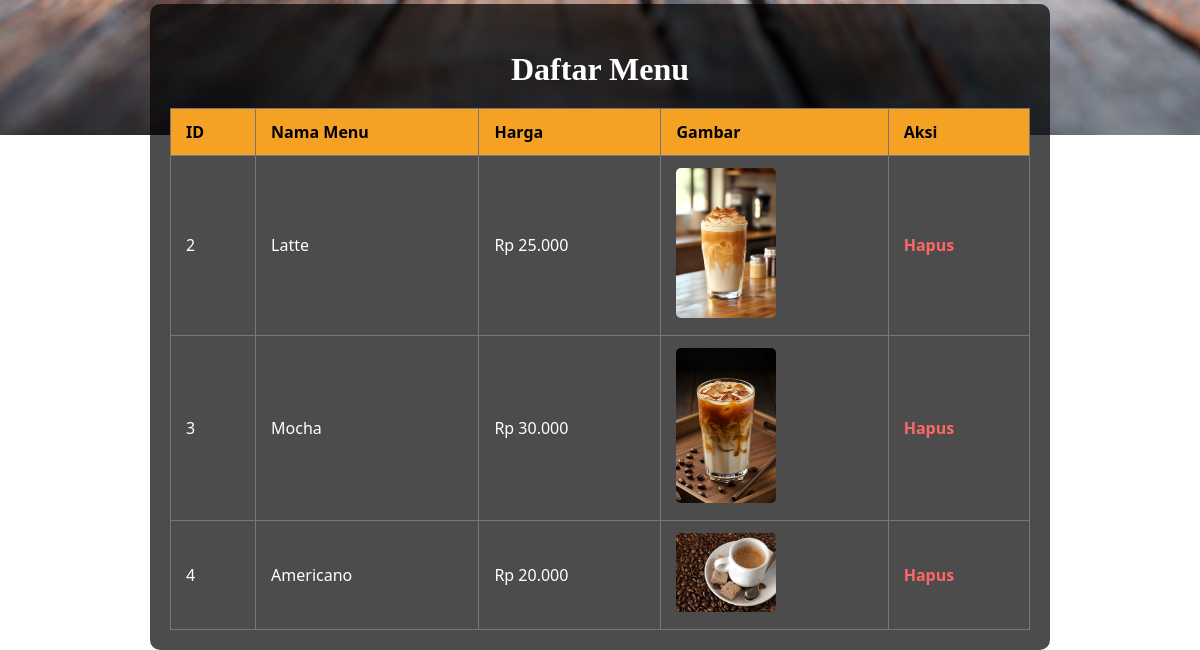
The app's page /admin/add_menu.php (signed in, lower part), older data.
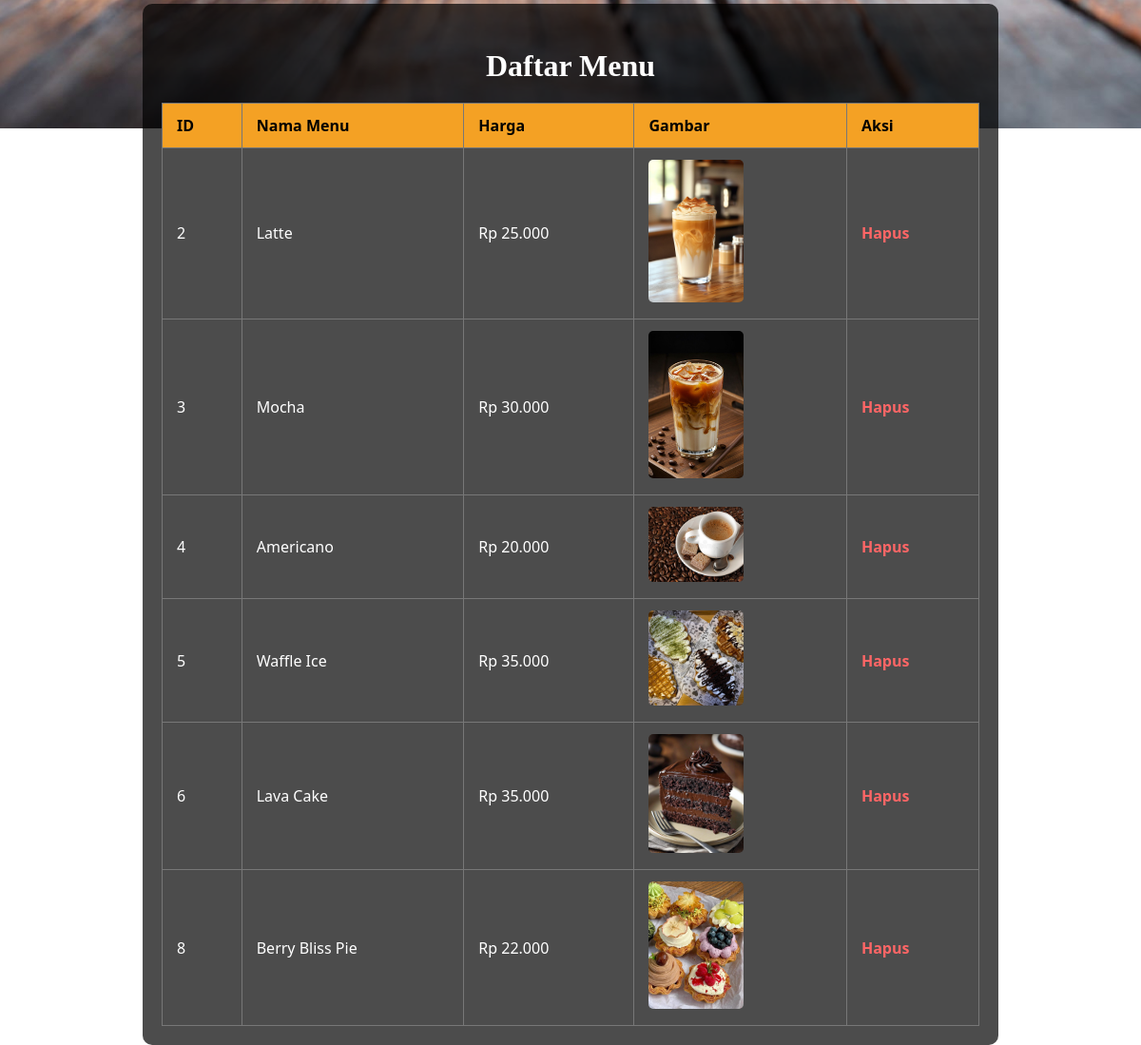
The same page, newer data.
### tables this page shows
CREATE TABLE `menu` (
  `id` int(11) NOT NULL,
  `name` varchar(100) NOT NULL,
  `price` decimal(10,2) NOT NULL,
  `created_at` timestamp NOT NULL DEFAULT current_timestamp(),
  `image` varchar(255) DEFAULT NULL
);

### admin/add_menu.php (the view, shortened to what this page needs)
<?php
require '../php/config.php';
$stmt = $pdo->query("SELECT * FROM menu ORDER BY id ASC");
$menus = $stmt->fetchAll(PDO::FETCH_ASSOC);
?>
<!DOCTYPE html>
<html lang="en">
<head>
    <link rel="stylesheet" href="../css/add_menu_style.css">
    <link rel="stylesheet" href="../css/admin_style.css">
</head>
<body>
    <div class="menu-list">
        <h2>Daftar Menu</h2>
        <table>
            <tr>
                <th>ID</th>
                <th>Nama Menu</th>
                <th>Harga</th>
                <th>Gambar</th>
                <th>Aksi</th>
            </tr>
            <?php foreach ($menus as $menu): ?>
            <tr>
                <td><?php echo $menu['id']; ?></td>
                <td><?php echo htmlspecialchars($menu['name']); ?></td>
                <td>Rp <?php echo number_format($menu['price'], 0, ',', '.'); ?></td>
                <td>
                    <?php if ($menu['image']): ?>
                        <img src="../uploads/<?php echo htmlspecialchars($menu['image']); ?>" alt="<?php echo htmlspecialchars($menu['name']); ?>" width="100">
                    <?php endif; ?>
                </td>
                <td>
                    <a href="?delete=<?php echo $menu['id']; ?>" onclick="return confirm('Apakah Anda yakin ingin menghapus menu ini?');">Hapus</a>
                </td>
            </tr>
            <?php endforeach; ?>
        </table>
    </div>
</body>
</html>

Row changes from the older to the newer data that the page shows:
added menu: id "5", name "Waffle Ice", price "35.000", image (picture)
added menu: id "6", name "Lava Cake", price "35.000", image (picture)
added menu: id "8", name "Berry Bliss Pie", price "22.000", image (picture)
